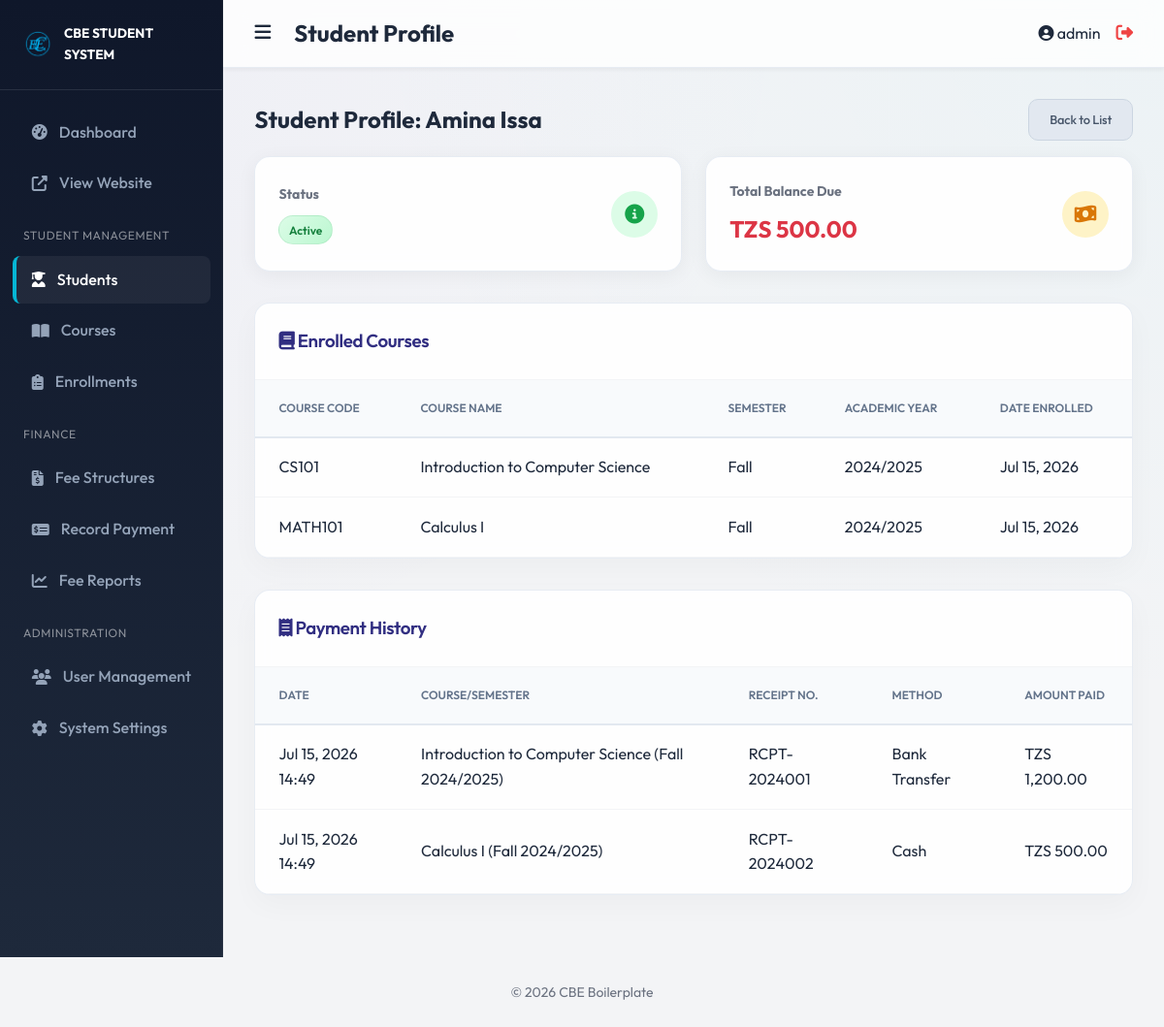
Page /modules/students/view.php?id=1 (signed in) on the committed database.
### tables this page shows
CREATE TABLE `students` (
  `id` int(11) NOT NULL AUTO_INCREMENT,
  `user_id` int(11) DEFAULT NULL,
  `first_name` varchar(100) NOT NULL,
  `last_name` varchar(100) NOT NULL,
  `email` varchar(100) DEFAULT NULL,
  `phone` varchar(50) DEFAULT NULL,
  `date_of_birth` date DEFAULT NULL,
  `enrollment_date` date NOT NULL,
  `status` enum('active','suspended','graduated') DEFAULT 'active',
  `created_at` timestamp NOT NULL DEFAULT current_timestamp(),
  PRIMARY KEY (`id`),
  KEY `user_id` (`user_id`),
  CONSTRAINT `students_ibfk_1` FOREIGN KEY (`user_id`) REFERENCES `users` (`id`) ON DELETE SET NULL
);

CREATE TABLE `enrollments` (
  `id` int(11) NOT NULL AUTO_INCREMENT,
  `student_id` int(11) NOT NULL,
  `course_id` int(11) NOT NULL,
  `semester` varchar(50) NOT NULL,
  `academic_year` varchar(20) NOT NULL,
  `enrollment_date` timestamp NOT NULL DEFAULT current_timestamp(),
  PRIMARY KEY (`id`),
  KEY `student_id` (`student_id`),
  KEY `course_id` (`course_id`),
  CONSTRAINT `enrollments_ibfk_1` FOREIGN KEY (`student_id`) REFERENCES `students` (`id`) ON DELETE CASCADE,
  CONSTRAINT `enrollments_ibfk_2` FOREIGN KEY (`course_id`) REFERENCES `courses` (`id`) ON DELETE CASCADE
);

CREATE TABLE `courses` (
  `id` int(11) NOT NULL AUTO_INCREMENT,
  `course_code` varchar(20) NOT NULL,
  `course_name` varchar(255) NOT NULL,
  `description` text DEFAULT NULL,
  `credits` int(11) DEFAULT 0,
  `created_at` timestamp NOT NULL DEFAULT current_timestamp(),
  PRIMARY KEY (`id`),
  UNIQUE KEY `course_code` (`course_code`)
);

CREATE TABLE `fee_payments` (
  `id` int(11) NOT NULL AUTO_INCREMENT,
  `student_id` int(11) NOT NULL,
  `fee_structure_id` int(11) NOT NULL,
  `amount_paid` decimal(10,2) NOT NULL,
  `payment_date` timestamp NOT NULL DEFAULT current_timestamp(),
  `receipt_number` varchar(100) NOT NULL,
  `payment_method` varchar(50) DEFAULT 'Cash',
  `created_at` timestamp NOT NULL DEFAULT current_timestamp(),
  PRIMARY KEY (`id`),
  UNIQUE KEY `receipt_number` (`receipt_number`),
  KEY `student_id` (`student_id`),
  KEY `fee_structure_id` (`fee_structure_id`),
  CONSTRAINT `fee_payments_ibfk_1` FOREIGN KEY (`student_id`) REFERENCES `students` (`id`) ON DELETE CASCADE,
  CONSTRAINT `fee_payments_ibfk_2` FOREIGN KEY (`fee_structure_id`) REFERENCES `fee_structures` (`id`) ON DELETE CASCADE
);

CREATE TABLE `fee_structures` (
  `id` int(11) NOT NULL AUTO_INCREMENT,
  `course_id` int(11) NOT NULL,
  `semester` varchar(50) NOT NULL,
  `academic_year` varchar(20) NOT NULL,
  `amount` decimal(10,2) NOT NULL,
  `created_at` timestamp NOT NULL DEFAULT current_timestamp(),
  PRIMARY KEY (`id`),
  KEY `course_id` (`course_id`),
  CONSTRAINT `fee_structures_ibfk_1` FOREIGN KEY (`course_id`) REFERENCES `courses` (`id`) ON DELETE CASCADE
);

### config/database.php (called while the page is built, shortened)
<?php
$host = 'localhost';
$db = 'school_db';
$user = 'root';
$pass = '';
$charset = 'utf8mb4';
$dsn = "mysql:host=$host;dbname=$db;charset=$charset";
$options = [
     PDO::ATTR_ERRMODE => PDO::ERRMODE_EXCEPTION,
     PDO::ATTR_DEFAULT_FETCH_MODE => PDO::FETCH_ASSOC,
     PDO::ATTR_EMULATE_PREPARES => false,
];
try {
     $pdo = new PDO($dsn, $user, $pass, $options);
} catch (\PDOException $e) {
     throw new \PDOException($e->getMessage(), (int) $e->getCode());
}
require_once __DIR__ . '/../includes/classes/Student.php';
require_once __DIR__ . '/../includes/classes/Enrollment.php';
require_once __DIR__ . '/../includes/classes/Fee.php';
$studentObj = new Student($pdo);
$enrollmentObj = new Enrollment($pdo);
$feeObj = new Fee($pdo);

### includes/classes/Student.php (called while the page is built, shortened)
<?php
class Student {
    private $pdo;
    public function __construct($pdo) {
        $this->pdo = $pdo;
    }
    public function getById($id) {
        $stmt = $this->pdo->prepare("SELECT * FROM students WHERE id = ?");
        $stmt->execute([$id]);
        return $stmt->fetch();
    }
    public function getBalance($student_id) {
        $sql_fees = "SELECT SUM(fs.amount) as total_due
                     FROM enrollments e
                     JOIN fee_structures fs ON e.course_id = fs.course_id AND e.semester = fs.semester AND e.academic_year = fs.academic_year
                     WHERE e.student_id = ?";
        $stmt1 = $this->pdo->prepare($sql_fees);
        $stmt1->execute([$student_id]);
        $total_due = $stmt1->fetchColumn() ?: 0;
        $sql_paid = "SELECT SUM(amount_paid) as total_paid FROM fee_payments WHERE student_id = ?";
        $stmt2 = $this->pdo->prepare($sql_paid);
        $stmt2->execute([$student_id]);
        $total_paid = $stmt2->fetchColumn() ?: 0;
        return $total_due - $total_paid;
    }
}

### includes/classes/Enrollment.php (called while the page is built, shortened)
<?php
class Enrollment {
    private $pdo;
    public function __construct($pdo) {
        $this->pdo = $pdo;
    }
    public function getByStudent($student_id) {
        $sql = "SELECT e.*, c.course_name, c.course_code
                FROM enrollments e
                JOIN courses c ON e.course_id = c.id
                WHERE e.student_id = ?
                ORDER BY e.academic_year DESC, e.semester DESC";
        $stmt = $this->pdo->prepare($sql);
        $stmt->execute([$student_id]);
        return $stmt->fetchAll();
    }
}

### includes/classes/Fee.php (called while the page is built, shortened)
<?php
class Fee {
    private $pdo;
    public function __construct($pdo) {
        $this->pdo = $pdo;
    }
    public function getStudentPayments($student_id) {
        $sql = "SELECT fp.*, fs.semester, fs.academic_year, c.course_name
                FROM fee_payments fp
                JOIN fee_structures fs ON fp.fee_structure_id = fs.id
                JOIN courses c ON fs.course_id = c.id
                WHERE fp.student_id = ?
                ORDER BY fp.payment_date DESC";
        $stmt = $this->pdo->prepare($sql);
        $stmt->execute([$student_id]);
        return $stmt->fetchAll();
    }
}

### public/modules/students/view.php (the view, shortened to what this page needs)
<?php
include __DIR__ . '/../../../includes/header.php';
$id = $_GET['id'] ?? 0;
$student = $studentObj->getById($id);
$enrollments = $enrollmentObj->getByStudent($id);
$payments = $feeObj->getStudentPayments($id);
$balance = $studentObj->getBalance($id);
?>
<div style="display: flex; gap: 1rem; align-items: center; margin-bottom: 1rem;">
    <h2>Student Profile: <?php echo htmlspecialchars($student['first_name'] . ' ' . $student['last_name']); ?></h2>
    <a href="list.php" class="btn btn-secondary btn-sm" style="margin-left: auto; width:auto;">Back to List</a>
</div>
<div class="stats-grid">
    <div class="stat-card">
        <div class="stat-info">
            <h3>Status</h3>
            <div class="stat-value" style="font-size: 1.2rem;">
                <span class="badge badge-<?php echo $student['status'] === 'active' ? 'success' : ($student['status'] === 'graduated' ? 'primary' : 'warning'); ?>">
                    <?php echo ucfirst($student['status']); ?>
                </span>
            </div>
        </div>
        <div class="stat-icon bg-success-light"><i class="fas fa-info-circle"></i></div>
    </div>
    <div class="stat-card">
        <div class="stat-info">
            <h3>Total Balance Due</h3>
            <div class="stat-value" style="font-size: 1.5rem; color: <?php echo $balance > 0 ? '#dc3545' : '#28a745'; ?>;">
                TZS <?php echo number_format($balance, 2); ?>
            </div>
        </div>
        <div class="stat-icon bg-warning-light"><i class="fas fa-money-bill-wave"></i></div>
    </div>
</div>
<div class="card" style="margin-top: 1rem;">
    <div class="card-header">
        <h3><i class="fas fa-book"></i> Enrolled Courses</h3>
    </div>
    <div class="table-responsive">
        <table>
            <thead>
                <tr>
                    <th>Course Code</th>
                    <th>Course Name</th>
                    <th>Semester</th>
                    <th>Academic Year</th>
                    <th>Date Enrolled</th>
                </tr>
            </thead>
            <tbody>
                <?php foreach ($enrollments as $e): ?>
                    <tr>
                        <td><?php echo htmlspecialchars($e['course_code']); ?></td>
                        <td><?php echo htmlspecialchars($e['course_name']); ?></td>
                        <td><?php echo htmlspecialchars($e['semester']); ?></td>
                        <td><?php echo htmlspecialchars($e['academic_year']); ?></td>
                        <td><?php echo date('M d, Y', strtotime($e['enrollment_date'])); ?></td>
                    </tr>
                <?php endforeach; ?>
            </tbody>
        </table>
    </div>
</div>
<div class="card" style="margin-top: 1rem;">
    <div class="card-header">
        <h3><i class="fas fa-receipt"></i> Payment History</h3>
    </div>
    <div class="table-responsive">
        <table>
            <thead>
                <tr>
                    <th>Date</th>
                    <th>Course/Semester</th>
                    <th>Receipt No.</th>
                    <th>Method</th>
                    <th>Amount Paid</th>
                </tr>
            </thead>
            <tbody>
                <?php foreach ($payments as $p): ?>
                    <tr>
                        <td><?php echo date('M d, Y H:i', strtotime($p['payment_date'])); ?></td>
                        <td><?php echo htmlspecialchars($p['course_name'] . ' (' . $p['semester'] . ' ' . $p['academic_year'] . ')'); ?></td>
                        <td><?php echo htmlspecialchars($p['receipt_number']); ?></td>
                        <td><?php echo htmlspecialchars($p['payment_method']); ?></td>
                        <td>TZS <?php echo number_format($p['amount_paid'], 2); ?></td>
                    </tr>
                <?php endforeach; ?>
            </tbody>
        </table>
    </div>
</div>
<?php include __DIR__ . '/../../../includes/footer.php'; ?>

### public/assets/css/main.css (style rules this page uses)
* { box-sizing: border-box; margin: 0; padding: 0; }
body { font-family: var(--font_family); background-color: var(--background); color: var(--text); line-height: 1.6; }
a { text-decoration: none; color: inherit; }
.btn { display: inline-block; padding: 0.75rem 1.5rem; border-radius: 6px; border: none; cursor: pointer; font-weight: 600; transition: all 0.3s ease; }
.stats-grid { display: grid; grid-template-columns: repeat(auto-fit, minmax(240px, 1fr)); gap: 1.5rem; margin-bottom: 2rem; }
.stat-card { background: white; padding: 1.5rem; border-radius: 12px; box-shadow: 0 4px 6px rgba(0, 0, 0, 0.02); display: flex; justify-content: space-between; align-items: center; }
.stat-info h3 { font-size: 0.875rem; color: #6b7280; margin-bottom: 0.5rem; }
.stat-value { font-size: 1.5rem; font-weight: 700; }
.stat-icon { width: 48px; height: 48px; border-radius: 50%; display: flex; justify-content: center; align-items: center; font-size: 1.25rem; }
.bg-success-light { background: #dcfce7; color: #16a34a; }
.bg-warning-light { background: #fef3c7; color: #d97706; }
.card { background: white; border-radius: 12px; box-shadow: 0 4px 6px rgba(0, 0, 0, 0.02); overflow: hidden; }
.card-header { padding: 1.5rem; border-bottom: 1px solid #f3f4f6; display: flex; justify-content: space-between; align-items: center; }
.table-responsive { overflow-x: auto; }
table { width: 100%; border-collapse: collapse; }
th { text-align: left; padding: 1rem 1.5rem; background: #f9fafb; font-size: 0.75rem; text-transform: uppercase; color: #6b7280; }
td { padding: 1rem 1.5rem; border-bottom: 1px solid #f3f4f6; }
.btn-sm { padding: 0.4rem 0.8rem; font-size: 0.8rem; }
.btn-secondary { background-color: #6b7280; color: white; }
html { scroll-behavior: smooth; }
:root { --glass-bg: rgba(255, 255, 255, 0.7); --glass-border: rgba(255, 255, 255, 0.4); --glass-shadow: 0 8px 32px 0 rgba(31, 38, 135, 0.07); }
.card, .stat-card { border: none; border-radius: 16px; box-shadow: 0 4px 20px rgba(0,0,0,0.05); transition: transform 0.2s, box-shadow 0.2s; }
table th { background: #f8fafc; border-bottom: 2px solid #e2e8f0; color: #475569; }
body { background-image: radial-gradient(at 0% 0%, rgba(79, 70, 229, 0.03) 0px, transparent 50%), radial-gradient(at 100% 0%, rgba(6, 182, 212, 0.03) 0px, transparent 50%); background-attachment: fixed; }
.stat-card { position: relative; overflow: hidden; background: rgba(255, 255, 255, 0.9); border: 1px solid rgba(226, 232, 240, 0.8); backdrop-filter: blur(8px); }
.stat-card::after { content: ''; position: absolute; top: -50%; left: -50%; width: 200%; height: 200%; background: linear-gradient( 45deg, transparent 45%, rgba(255, 255, 255, 0.6) 50%, transparent 55% ); transform: rotate(45deg); transition: transform 0.5s ease; opacity: 0; }
.stat-card .stat-icon { transition: transform 0.3s ease; }
.card { background: rgba(255, 255, 255, 0.9); border: 1px solid rgba(226, 232, 240, 0.8); backdrop-filter: blur(8px); box-shadow: 0 10px 30px rgba(0, 0, 0, 0.03); margin-bottom: 2rem; }
.card-header h3 { font-weight: 600; letter-spacing: -0.02em; color: var(--secondary); }
table th { font-weight: 600; color: #64748b; border-bottom: 2px solid #e2e8f0; padding: 1.2rem 1.5rem !important; }
table td { padding: 1.1rem 1.5rem !important; vertical-align: middle; }
table tr { transition: background-color 0.2s ease; }
.badge { padding: 0.35em 0.8em; font-weight: 600; border-radius: 50px; font-size: 0.75rem; display: inline-block; }
.badge-success { background: linear-gradient(135deg, #dcfce7 0%, #bbf7d0 100%) !important; color: #15803d !important; border: 1px solid rgba(21, 128, 61, 0.1); }
.btn { border-radius: 10px; display: inline-flex; align-items: center; justify-content: center; gap: 0.5rem; font-weight: 500; letter-spacing: -0.01em; padding: 0.65rem 1.3rem; }
.btn-secondary { background: #e2e8f0 !important; color: #475569 !important; border: 1.5px solid #cbd5e1; }

### rows in the picture
students: first_name+last_name "Amina Issa", status "Active"
enrollments: course.course_code "CS101", course.course_name "Introduction to Computer Science", semester "Fall", academic_year "2024/2025", enrollment_date "Jul 15, 2026"
enrollments: course.course_code "MATH101", course.course_name "Calculus I", semester "Fall", academic_year "2024/2025", enrollment_date "Jul 15, 2026"
fee_payments: payment_date "Jul 15, 2026 14:49", courses.course_name "Introduction to Computer Science (Fall 2024/2025)", receipt_number "RCPT-2024001", payment_method "Bank Transfer", amount_paid "1,200.00"
fee_payments: payment_date "Jul 15, 2026 14:49", courses.course_name "Calculus I (Fall 2024/2025)", receipt_number "RCPT-2024002", payment_method "Cash", amount_paid "500.00"

### other values in the picture
get_setting('system_name', 'CBE SYSTEM') "CBE STUDENT SYSTEM"
$page_title "Student Profile"
$_SESSION['username'] "admin"
$balance "500.00"
get_setting('footer_text', '© 2026 CBE Boilerplate') "© 2026 CBE Boilerplate"
